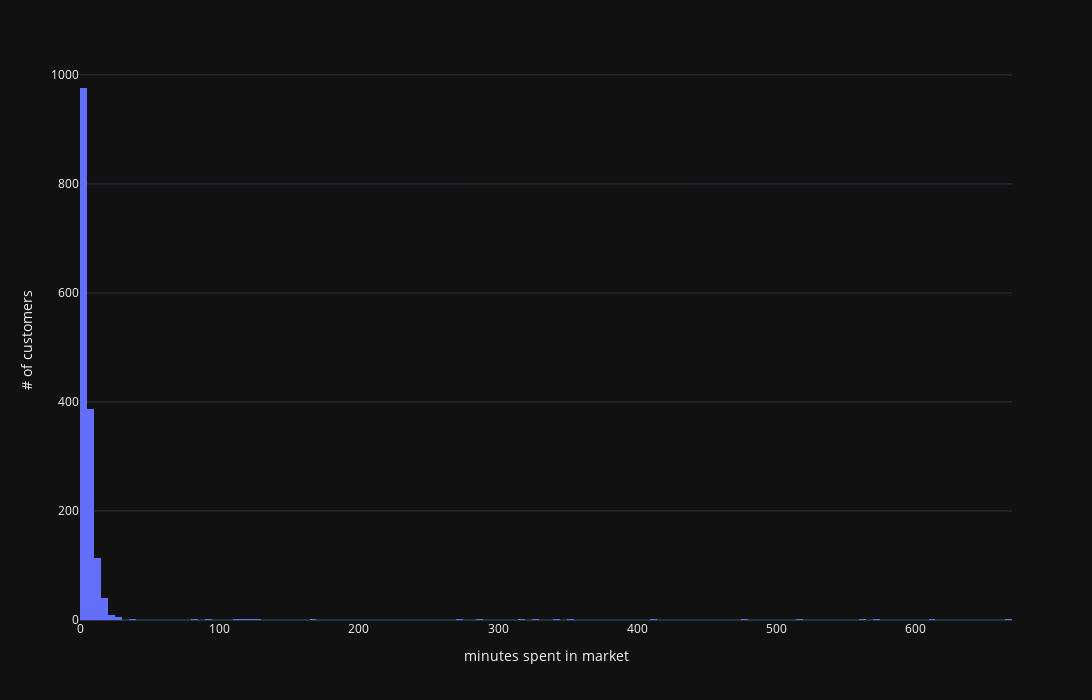

Notebook source saved alongside this figure:
### Code cell
fig = px.histogram(
    plotser,
    labels={
        "value": "minutes spent in market",
    },
    template='plotly_dark'
    )

fig.update_layout(showlegend=False, autosize=False, width=1400, height=700, yaxis_title="# of customers")

fig.show()

if not os.path.exists("../plots"):
    os.mkdir("../plots")

if not os.path.exists("../plots/time_spent.svg"):
    fig.write_image("../plots/time_spent.svg")

### Figure 1 — Plotly figure (JSON) as saved in the notebook; plotly's stock layout.template omitted (floating-point values rounded to 4 significant figures; data arrays with more than 128 entries replaced by an {"elided": "..."} marker saying what was removed)
{"data": [{"alignmentgroup": "True", "bingroup": "x", "hovertemplate": "variable=index<br>minutes spent in market=%{x}<br>count=%{y}<extra></extra>", "legendgroup": "index", "marker": {"color": "#636efa", "pattern": {"shape": ""}}, "name": "index", "offsetgroup": "index", "orientation": "v", "showlegend": true, "type": "histogram", "x": {"elided": "1557 int values"}, "xaxis": "x", "yaxis": "y"}], "layout": {"autosize": false, "barmode": "relative", "height": 700, "legend": {"title": {"text": "variable"}, "tracegroupgap": 0}, "margin": {"t": 60}, "showlegend": false, "width": 1400, "xaxis": {"anchor": "y", "domain": [0, 1], "title": {"text": "minutes spent in market"}}, "yaxis": {"anchor": "x", "domain": [0, 1], "title": {"text": "# of customers"}}}}
